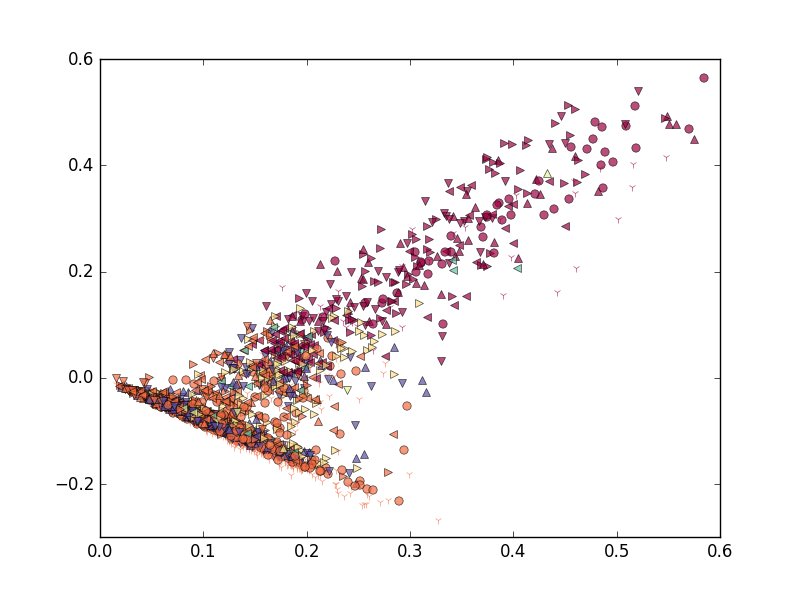

The script that drew this image:
from sklearn.datasets import fetch_20newsgroups
from sklearn.feature_extraction.text import TfidfVectorizer
from nltk import word_tokenize
from nltk import WordNetLemmatizer
from sklearn import decomposition
import numpy as np
from sklearn.cluster import KMeans, DBSCAN, MiniBatchKMeans
import matplotlib.pyplot as plt

class LemmaTokenizer(object):
     def __init__(self):
         self.wnl = WordNetLemmatizer()
     def __call__(self, doc):
         return [self.wnl.lemmatize(t) for t in word_tokenize(doc)]

"""
Для удобства дальнейшего отображения резульатов считаем только часть выборки
Также сохраним правильные классы для объектов.

"""
print("data reading")
cats=['alt.atheism', 'sci.space', 'talk.politics.guns', "rec.autos", "sci.med", "comp.sys.ibm.pc.hardware"]
newsgroups = fetch_20newsgroups(categories=cats)
true_labels = newsgroups.target

"""
Представим нашу изначальную выборку, используя TFIDF метрику.
Кроме того, исключим стоп слова, проведем лемматизацию слов, приведем все слова к нижнему регистру,
исключим из выборки очень редкие и частые слова. Последнее значительно ускорит кластеризацию
"""
print("processing")
vectorizer = TfidfVectorizer(max_df=0.5, min_df=2, stop_words='english', tokenizer=LemmaTokenizer(), lowercase=True)
X = vectorizer.fit_transform(newsgroups.data)

"""
Кластеризуем нашу предобработанную выборку при помощи kmeans.
Искать будем столько же кластеров, сколько и в изначальной выборке.
"""
print("clustering")
#km = KMeans(n_clusters=len(true_labels), init='k-means++', n_init=1, max_iter=100)
km = KMeans(n_clusters=len(set(true_labels)), init='k-means++', n_init=1)
km.fit(X)

"""
Сократим рамерность выборки до 2.
Нарисуем объекты с координатами из нового пространства признаков.
Объекты из разных предсказанных классов раскаршены в разные цвета.
Объекты из разных классов, согласно изначальным меткам, отображены различными геометрическими фигурами.
"""
print("painting")
X = decomposition.TruncatedSVD(n_components=2).fit_transform(X)
colors = plt.cm.Spectral(np.linspace(0, 1, len(set(true_labels))))
markers = ('o', 'v', '^', '<', '>',  '1', '2', '3', '4', '8', 's', 'p', '*', 'h', 'H', 'D', 'd', '+' , ',' , '.')
counter = 0
for i in range(len(true_labels)):
    plt.plot(X[i][0], X[i][1], markers[true_labels[i]], markersize=6, alpha = 0.7, color=colors[km.labels_[i]])
plt.show()
print("end")
